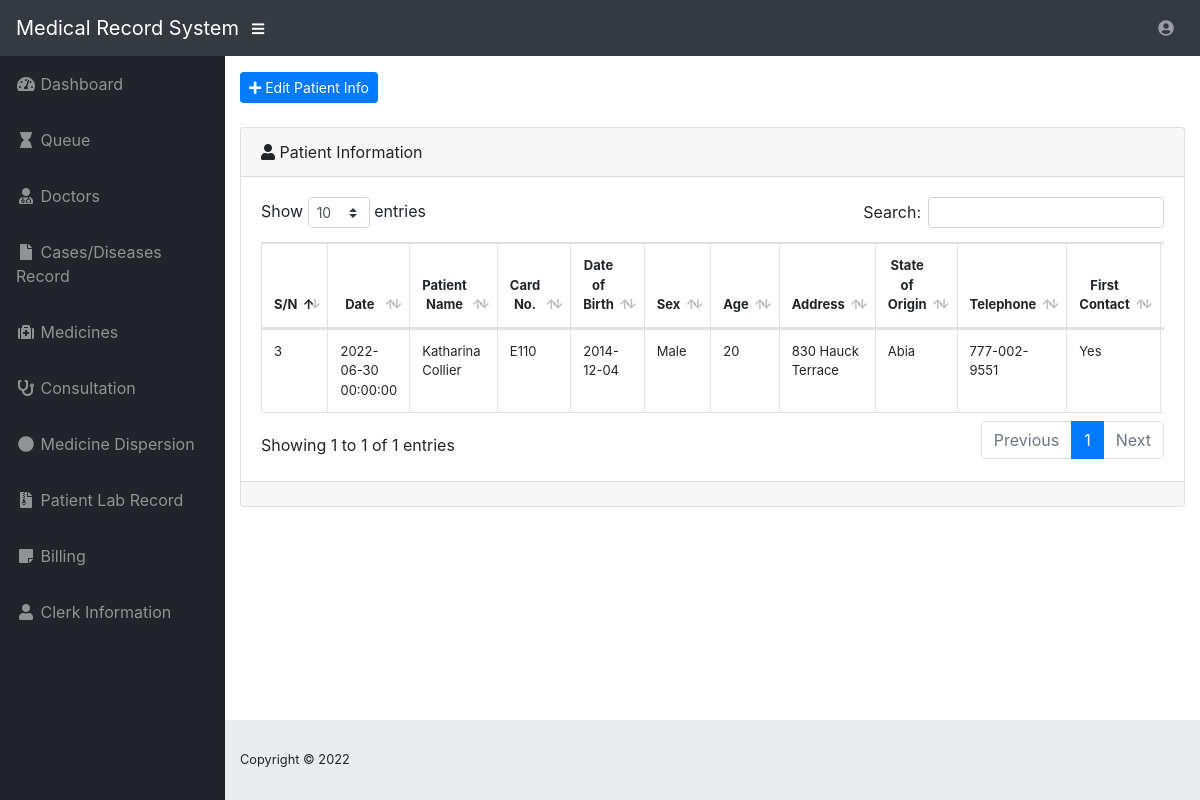
Page /pages/dashboard/edit-patient?id=3 on the committed database.
### tables this page shows
CREATE TABLE `attendance_register` (
  `id` int(11) NOT NULL,
  `date` datetime NOT NULL DEFAULT current_timestamp() ON UPDATE current_timestamp(),
  `patient_name` varchar(40) NOT NULL,
  `card_number` varchar(10) NOT NULL,
  `date_of_birth` date NOT NULL,
  `sex` varchar(10) NOT NULL,
  `age` varchar(10) NOT NULL,
  `contact_address` varchar(40) NOT NULL,
  `state` varchar(20) NOT NULL,
  `telephone` varchar(15) NOT NULL,
  `first_contact` varchar(10) NOT NULL,
  `nok_name` varchar(20) NOT NULL,
  `nok_relationship` varchar(50) NOT NULL,
  `nok_address` varchar(200) NOT NULL,
  `nok_phone` varchar(12) NOT NULL
);

### config/DB.php (called while the page is built, shortened)
<?php
    class DB {
        public $conn;
        public function __construct($host = 'localhost', $user = 'root', $password = '', $dbname = 'hospital') {
            $this->host = $host;
            $this->user = $user;
            $this->password = $password;
            $this->dbname = $dbname;
            $this->conn = new mysqli($this->host, $this->user, $this->password, $this->dbname) or die("Failed to connect to MySQLi" . $this->conn->connect_error) ;
        }
        public function getPatient($id) {
            $sql = "SELECT * FROM attendance_register where id = ?";
            $stmt = $this->conn->prepare($sql);
            $stmt->bind_param('i', $id);
            $stmt->execute();
            return $stmt->get_result();
        }
    }

### pages/dashboard/edit-patient.php (shortened to what this page needs)
<?php
    require $_SERVER['DOCUMENT_ROOT'] . "/hospital/config/DB.php";
    $db = new DB();
    $e_id = $db->conn->real_escape_string($_GET['id']);
    $result = $db->getPatient($e_id)->fetch_assoc();
?>
<!DOCTYPE html>
<html lang="en">
<?php include '../head.php'; ?>
<body id="page-top">
  <?php include '../navbar.php'; ?>
  <div id="wrapper">
    <?php include '../sidebar.php'; ?>
    <div id="content-wrapper">
      <div class="container-fluid">
        <div class="d-sm-flex align-items-center justify-content-between mb-4">
          <button type="button" class="btn btn-primary btn-icon-text btn-flat btn-sm" data-toggle="modal" data-target="#edit-patient">
            <i class="fas fa-plus"></i> Edit Patient Info
          </button>
        </div>
        <div class="card mb-3">
          <div class="card-header">
            <i class="fas fa-user"></i>
            Patient Information
          </div>
          <div class="card-body">
            <div class="table-responsive">
              <table class="table table-bordered " id="dataTable" width="100%" cellspacing="0" style="font-size:13px;">
                <thead>
                  <tr class="text-center">
                    <th>S/N</th>
                    <th>Date</th>
                    <th>Patient Name</th>
                    <th>Card No.</th>
                    <th>Date of Birth</th>
                    <th>Sex</th>
                    <th>Age</th>
                    <th>Address</th>
                    <th>State of Origin</th>
                    <th>Telephone</th>
                    <th>First Contact</th>
                    <th>Next of Kin</th>
                  </tr>
                </thead>
                <tbody>
                  <?php if ($result) : ?>
                      <?php extract($result) ?>
                      <tr>
                        <td><?= $id ?></td>
                        <td><?= $date ?></td>
                        <td><?= ucwords($patient_name) ?></td>
                        <td><?= $card_number ?></td>
                        <td><?= $date_of_birth ?></td>
                        <td><?= ucfirst($sex) ?></td>
                        <td><?= $age ?></td>
                        <td><?= $contact_address ?></td>
                        <td><?= $state ?></td>
                        <td><?= $telephone ?></td>
                        <td><?= ucwords($first_contact) ?></td>
                        <td><?= $nok_name ?></td>
                      </tr>
                  <?php endif; ?>
                </tbody>
              </table>
            </div>
          </div>
          <div class="card-footer small text-muted"></div>
        </div>
      </div>
      <?php include '../footer.php' ?>
    </div>
  </div>
</body>
</html>

### rows in the picture
attendance_register: id "3", date "2022-06-30 00:00:00", patient_name "Katharina Collier", card_number "E110", date_of_birth "2014-12-04", sex "Male", age "20", contact_address "830 Hauck Terrace", state "Abia", telephone "777-002-9551", first_contact "Yes"
